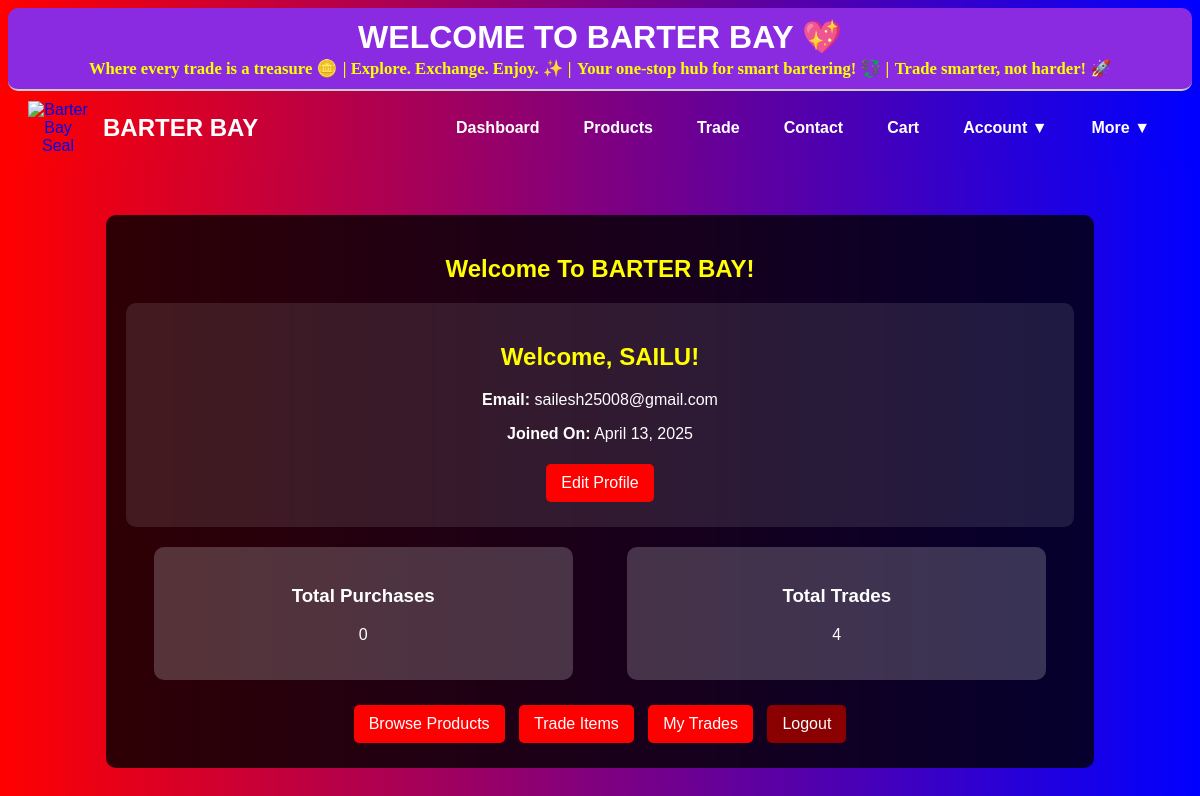
/dashboard.php (signed in), run on the app's committed database.
### tables this page shows
CREATE TABLE users (
    id INTEGER PRIMARY KEY AUTOINCREMENT,
    name TEXT NOT NULL,
    email TEXT UNIQUE NOT NULL,
    password TEXT NOT NULL,
    profile_pic TEXT DEFAULT 'default.png',
    about_me TEXT DEFAULT NULL,
    created_at TIMESTAMP DEFAULT CURRENT_TIMESTAMP
);

### dashboard.php (the view, shortened to what this page needs)
<?php
include 'config.php';
$user_id = $_SESSION['customer'];
$query = "SELECT * FROM users WHERE id = :user_id";
$stmt = $conn->prepare($query);
$stmt->bindValue(':user_id', $user_id, SQLITE3_INTEGER);
$result = $stmt->execute();
$user = $result->fetchArray(SQLITE3_ASSOC);
$user_email = $user['email'] ?? 'Not available';
$joined_date = !empty($user['created_at']) ? date("F d, Y", strtotime($user['created_at'])) : 'Not available';
$query_purchases = "SELECT COUNT(*) AS total_purchases FROM transactions WHERE user_id = :user_id";
$stmt_purchases = $conn->prepare($query_purchases);
$stmt_purchases->bindValue(':user_id', $user_id, SQLITE3_INTEGER);
$result_purchases = $stmt_purchases->execute();
$purchases = $result_purchases->fetchArray(SQLITE3_ASSOC);
$total_purchases = $purchases['total_purchases'] ?? 0;
$query_trades = "SELECT COUNT(*) AS total_trades FROM trades WHERE sender_id = :user_id OR receiver_id = :user_id";
$stmt_trades = $conn->prepare($query_trades);
$stmt_trades->bindValue(':user_id', $user_id, SQLITE3_INTEGER);
$result_trades = $stmt_trades->execute();
$trades = $result_trades->fetchArray(SQLITE3_ASSOC);
$total_trades = $trades['total_trades'] ?? 0;
?>
<!DOCTYPE html>
<html lang="en">
<head>
</head>
<body>
<?php include 'navbar.php'; ?>
<div class="container">
    <h2>Welcome To BARTER BAY!</h2>
    <div class="profile-card">
        <h2>Welcome, <?php echo htmlspecialchars($user['name']); ?>!</h2>
        <p><strong>Email:</strong> <?php echo htmlspecialchars($user_email); ?></p>
        <p><strong>Joined On:</strong> <?php echo htmlspecialchars($joined_date); ?></p>
        <a href="profile.php" class="btn">Edit Profile</a>
    </div>
    <div class="dashboard-stats">
        <div class="stat-box">
            <h3>Total Purchases</h3>
            <p><?php echo $total_purchases; ?></p>
        </div>
        <div class="stat-box">
            <h3>Total Trades</h3>
            <p><?php echo $total_trades; ?></p>
        </div>
    </div>
    <div class="button-group">
        <a href="products.php" class="btn">Browse Products</a>
        <a href="trade.php" class="btn">Trade Items</a>
        <a href="my_trades.php" class="btn">My Trades</a>
        <a href="logout.php" class="btn btn-logout">Logout</a>
    </div>
</div>
</body>
</html>

### dashboard.php (style rules this page uses)
body { background: linear-gradient(to right, red, blue); color: white; text-align: center; font-family: Arial, sans-serif; }
.container { margin: 50px auto; width: 80%; padding: 20px; background: rgba(0, 0, 0, 0.8); border-radius: 10px; }
h2 { color: yellow; }
.profile-card { padding: 20px; background: rgba(255, 255, 255, 0.1); border-radius: 10px; margin-bottom: 20px; }
.dashboard-stats { display: flex; justify-content: space-around; margin-top: 20px; }
.stat-box { background: rgba(255, 255, 255, 0.2); padding: 20px; border-radius: 10px; width: 40%; }
.button-group { margin-top: 20px; }
.btn { background: red; color: white; padding: 10px 15px; border: none; cursor: pointer; transition: 0.3s; margin: 5px; display: inline-block; text-decoration: none; border-radius: 5px; }
.btn-logout { background: darkred; }

### data on the page
users: name "SAILU", email "sailesh25008@gmail.com", created_at "April 13, 2025"

### other printed values
$total_purchases "0"
$total_trades "4"
